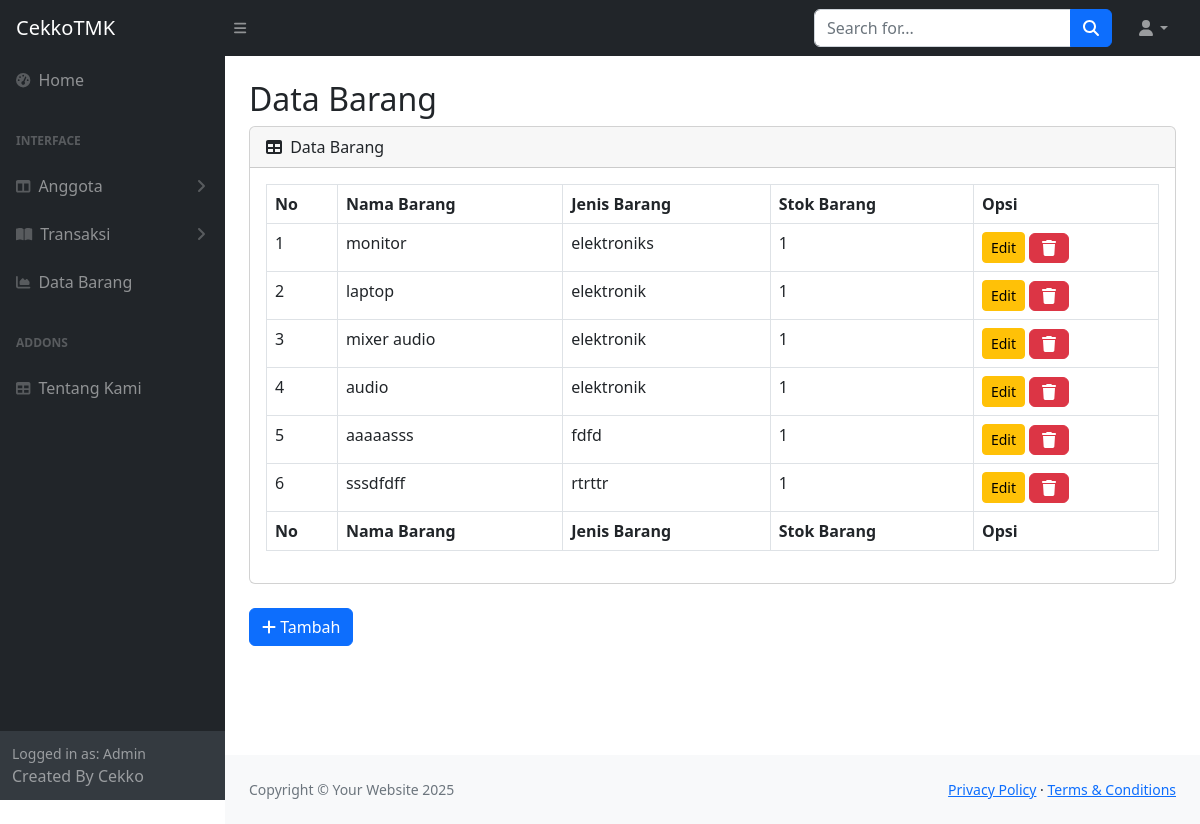
The app's page /login/index.php?page=barang (signed in) with its own data.
### tables this page shows
CREATE TABLE `barang` (
  `id_brg` int(11) NOT NULL,
  `nama_brg` varchar(255) NOT NULL,
  `jenis_brg` varchar(255) NOT NULL,
  `stok_brg` varchar(255) NOT NULL
);

### login/barang.php (the view)
<h2 class="page-header">Data Barang</h2>
<div class="card mb-4">
  <div class="card-header">
    <i class="fas fa-table me-1"></i> Data Barang
  </div>
  <div class="card-body">
    <table id="datatablesSimple" class="table table-bordered table-hover">
      <thead>
        <tr>
          <th>No</th>
          <th>Nama Barang</th>
          <th>Jenis Barang</th>
          <th>Stok Barang</th>
          <th>Opsi</th>
        </tr>
      </thead>
      <tbody>
        <?php
        $query = $mysqli->query("SELECT * FROM barang");
        $no = 1;
        while ($lihat = mysqli_fetch_array($query)) {
          echo "
            <tr>
              <td>{$no}</td>
              <td>{$lihat['nama_brg']}</td>
              <td>{$lihat['jenis_brg']}</td>
              <td>{$lihat['stok_brg']}</td>
              <td>
                <a href='?page=editbrg&id_brg={$lihat['id_brg']}' class='btn btn-warning btn-sm'>Edit</a>
                <a href='aksi/hapusbrg.php?id={$lihat['id_brg']}' class='btn btn-danger'><i class='fa fa-trash'></i></a>
              </td>
            </tr>
          ";
          $no++;
        }
        ?>
      </tbody>
      <tfoot>
        <tr>
          <th>No</th>
          <th>Nama Barang</th>
          <th>Jenis Barang</th>
          <th>Stok Barang</th>
          <th>Opsi</th>
        </tr>
      </tfoot>
    </table>
  </div>
</div>
<a href="?page=tambahbrg" class="btn btn-primary pull-right" style="margin-bottom: 20px;">
  <i class="fa fa-plus"></i> Tambah
</a>

### records on screen
barang: nama_brg "monitor", jenis_brg "elektroniks", stok_brg "1"
barang: nama_brg "laptop", jenis_brg "elektronik", stok_brg "1"
barang: nama_brg "mixer audio", jenis_brg "elektronik", stok_brg "1"
barang: nama_brg "audio", jenis_brg "elektronik", stok_brg "1"
barang: nama_brg "aaaaasss", jenis_brg "fdfd", stok_brg "1"
barang: nama_brg "sssdfdff", jenis_brg "rtrttr", stok_brg "1"
